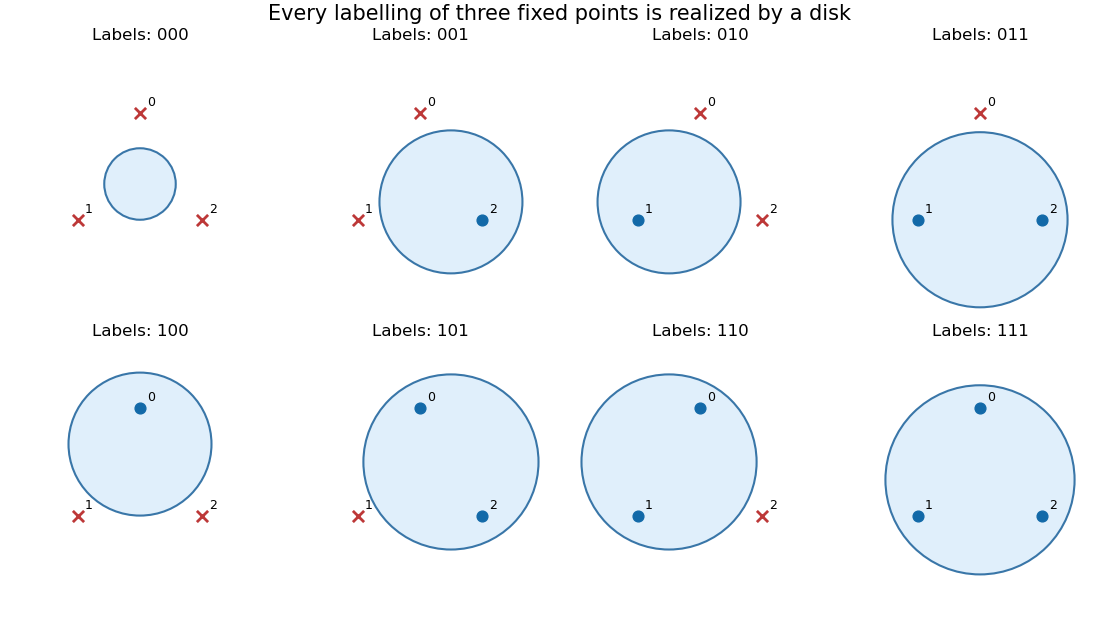

The Python source for this figure:
"""Draw eight ball labellings; tested with the root pyproject.toml environment.

Run from any output directory. The PNG is written to the current directory.
"""
from itertools import product
from pathlib import Path

import matplotlib
matplotlib.use('Agg')
import matplotlib.pyplot as plt
from matplotlib.patches import Circle
import numpy as np


def main():
    angles = np.deg2rad([90, 210, 330])
    vertices = np.column_stack((np.cos(angles), np.sin(angles)))
    interpolation = np.column_stack((vertices, np.ones(3)))
    fig, axes = plt.subplots(2, 4, figsize=(11.2, 6.2), layout='constrained')
    fig.patch.set_facecolor('white')
    for ax, bits in zip(axes.flat, product((0, 1), repeat=3)):
        signs = 2 * np.array(bits) - 1
        a_x, a_y, intercept = np.linalg.solve(interpolation, signs)
        a = np.array([a_x, a_y])
        eta = 0.75
        centre = eta * a / 2
        radius_squared = 1 + eta * intercept + centre @ centre
        assert radius_squared > 0
        scores = radius_squared - np.sum((vertices - centre) ** 2, axis=1)
        assert np.allclose(scores, eta * signs)
        ax.add_patch(Circle(centre, np.sqrt(radius_squared), facecolor='#e0effb',
                            edgecolor='#3976a8', linewidth=1.5))
        for index, (vertex, bit) in enumerate(zip(vertices, bits)):
            if bit:
                ax.scatter(*vertex, c='#1269a8', s=60, zorder=3)
            else:
                ax.scatter(*vertex, c='#bd3838', marker='x', linewidths=2, s=65, zorder=3)
            ax.annotate(str(index), vertex, xytext=(5, 5), textcoords='offset points', fontsize=9)
        ax.set(xlim=(-1.9, 1.9), ylim=(-1.9, 1.9), aspect='equal')
        ax.set_title('Labels: ' + ''.join(map(str, bits)), fontsize=12)
        ax.axis('off')
    fig.suptitle('Every labelling of three fixed points is realized by a disk', fontsize=15)
    fig.savefig(Path.cwd() / 'learning-theory-2015-balls-shatter-triangle.png', dpi=100,
                facecolor='white', transparent=False, metadata={'Software': 'Matplotlib'})
    plt.close(fig)


if __name__ == '__main__':
    main()
